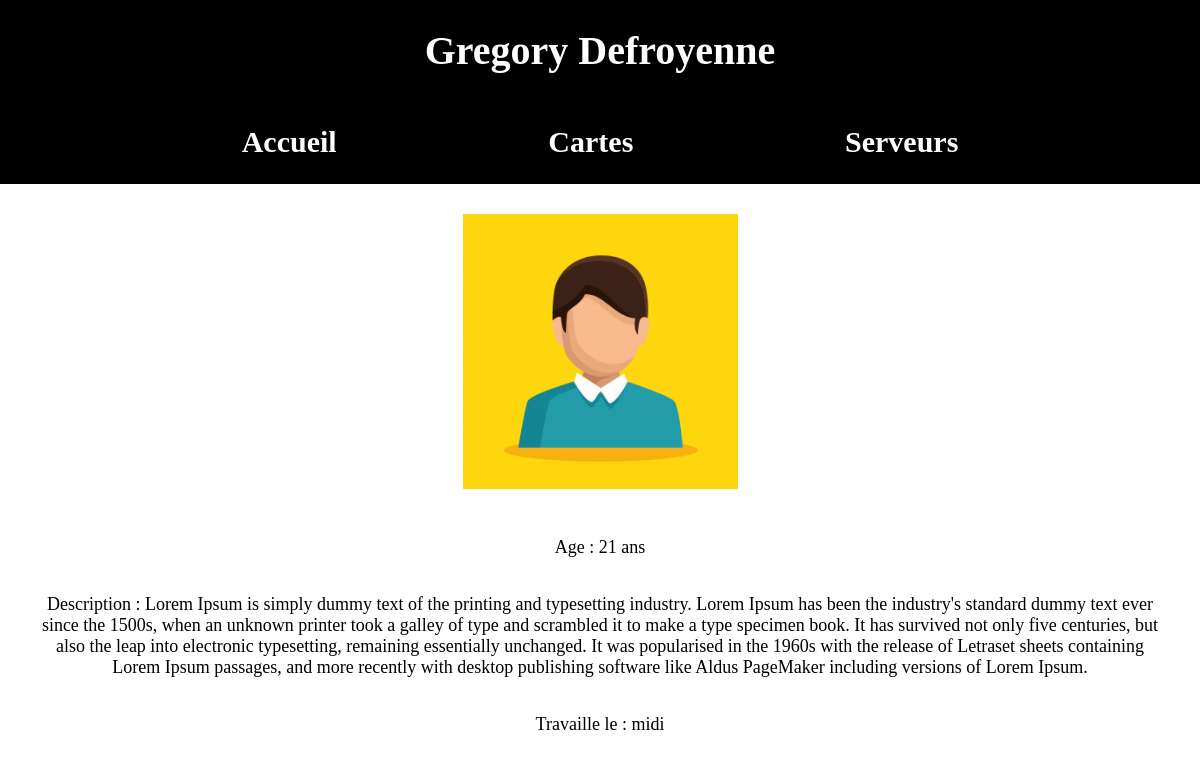
Screenshot of /?page=server&action=showById&id=2 with the database file from the repository.
### tables this page shows
CREATE TABLE `server` (
  `id` smallint UNSIGNED NOT NULL,
  `lastname` varchar(50) NOT NULL,
  `firstname` varchar(50) NOT NULL,
  `age` tinyint NOT NULL,
  `description` longtext NOT NULL,
  `active` tinyint(1) NOT NULL,
  `schedule` enum('MIDI','SOIR','MIDI ET SOIR') NOT NULL,
  `created_at` datetime NOT NULL,
  `updated_at` timestamp NOT NULL DEFAULT CURRENT_TIMESTAMP ON UPDATE CURRENT_TIMESTAMP,
  `deleted_at` datetime DEFAULT NULL
);

### App/Controller/Controller.php (called while the page is built, shortened)
<?php
abstract class Controller {
    protected function getData(string $sql): array {
        $pdo = new \PDO('mysql:dbname=webstart_bar;host=localhost', 'webstart_bar', 'webstart_bar_pwd');
        $pdo->setAttribute(\PDO::ATTR_EMULATE_PREPARES, false);
        $state = $pdo->prepare($sql);
        $state->execute();
        return $state->fetchAll();
    }
    protected function render($variables, $template) {
        extract($variables);
        Require_once ROOT . '/App/Views/' . $template . '.php';
    }
}

### App/Controller/ServerController.php (called while the page is built, shortened)
<?php
class ServerController extends Controller implements ControllerInterface {
    public function showById() {
        $sql = "SELECT * FROM server WHERE id = " . $_GET['id'];
        $server = $this->getData($sql);
        $arrayToTemplate = ['title' => $server[0]['firstname'] . ' ' . $server[0]['lastname'], 'server' => $server[0]];
        $this->render($arrayToTemplate, 'Server');
    }
}

### public/index.php (called while the page is built, shortened)
<?php
$action = 'show';
if(isset($_GET['action'])) {
    $action = $_GET['action'];
}
$controller = new $nameController;
$controller->$action();

### App/Views/Server.php (the view, shortened to what this page needs)
<!doctype html>
<html>
  <head>
    <link href="styles/item.css" rel="stylesheet">
  </head>
  <body>
    <header>
      <h1><?php echo $title; ?></h1>
      <nav>
        <a href="/?page=home"><h2>Accueil</h2></a>
        <a href="/?page=card"><h2>Cartes</h2></a>
        <a href="/?page=server"><h2>Serveurs</h2></a>
      </nav>
    </header>
    <?php if($server['active'] == 1) { ?>
      <img src="img/servers/<?php echo $server['firstname'] . "_" . $server['lastname']; ?>.jpg" alt="<?php echo $server['firstname'] . "_" . $server['lastname']; ?>">
      <p>Age : <?php echo $server['age']; ?> ans</p>
      <p>Description : <?php echo $server['description']; ?></p>
      <p>Travaille le : <?php echo strtolower($server['schedule']); ?></p>
    <?php } ?>
  </body>
</html>

### public/styles/item.css (style rules this page uses)
body { display: flex; flex-direction: column; justify-content: center; align-items: center; margin: 0; padding: 0; }
header { width: 100%; display: flex; flex-direction: column; align-items: center; color: white; background-color: black; }
nav { width: 100%; max-width: 1140px; display: flex; justify-content: space-evenly; }
nav a { color: white; text-decoration: none; }
p { max-width: 1140px; text-align: center; font-size: 18px; }
img { max-width: 550px; max-height: 275px; margin-top: 30px; margin-bottom: 30px; }
h1 { font-size: 40px; }
h2 { font-size: 30px; }

### rows the page displays
server: firstname+lastname (picture), age "21", description "Lorem Ipsum is simply dummy text of the printing and typesetting industry. Lorem Ipsum has been the industry's standard dummy text ever since the 1500s, when an unknown printer took a galley of type and scrambled it to make a type specimen book. It has survived not only five centuries, but also the leap into electronic typesetting, remaining essentially unchanged. It was popularised in the 1960s with the release of Letraset sheets containing Lorem Ipsum passages, and more recently with desktop publishing software like Aldus PageMaker including versions of Lorem Ipsum.", schedule "midi"

### other values shown
$title "Gregory Defroyenne"
